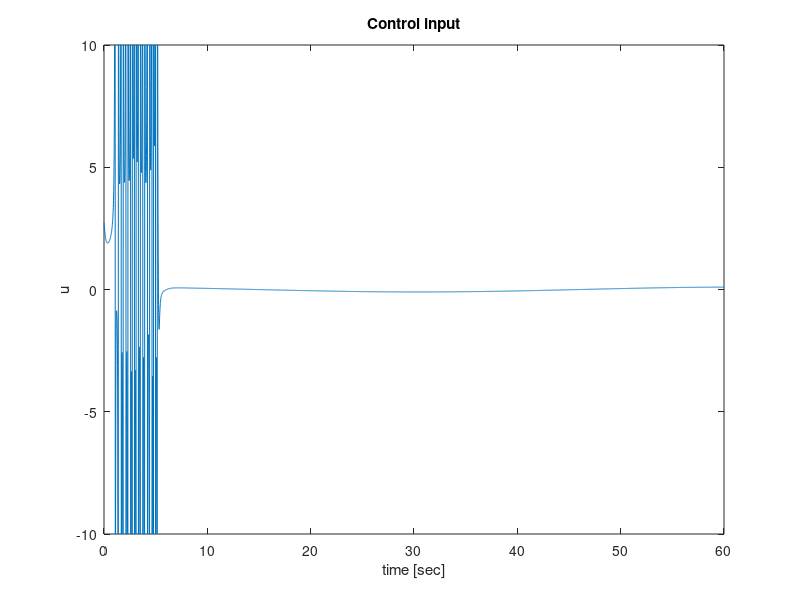
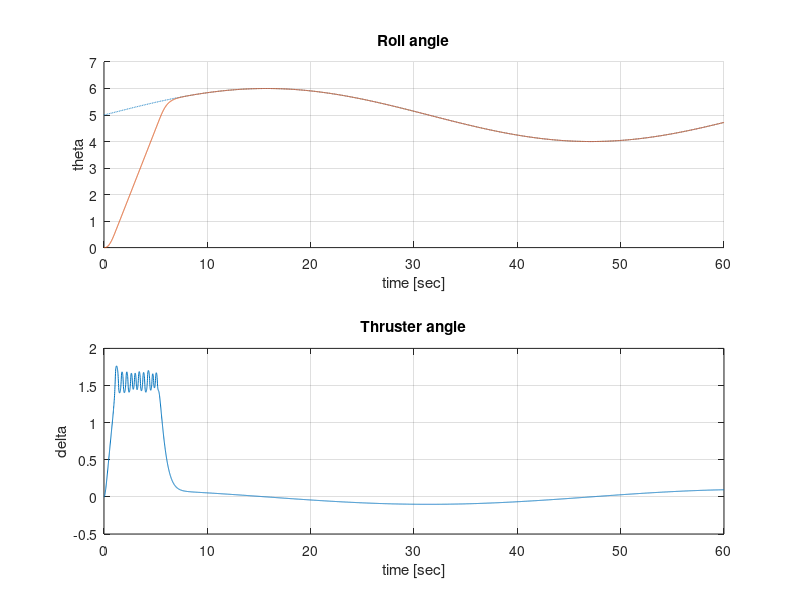

MATLAB code to generate these figures, in order:
clear all; close all; clc;

% simulation setting
tspan = 0.01;
t = 0:tspan:60;
N = size(t,2);

% variable
mu = 1;
xi = 2;
w_n = 2;

a = xi*w_n;
b = w_n^2;

% desired theta
% theta = sin(w*t)
w = 0.1;
theta = sin(w*t)+5;
theta_dot = w*cos(w*t);
theta_ddot = -w^2*sin(w*t);
theta_dddot = -w^3*cos(w*t);

x = zeros(3,N);
y = zeros(1,N);
y_dot = zeros(1,N);
y_ddot = zeros(1,N);
y_dddot = zeros(1,N);
int_y = zeros(1,N);
u = zeros(1,N);
s = zeros(1,N);
f = zeros(1,N);
g = zeros(1,N);

% control parameter
k = 10;
lambda = 3;
phi = 2;

for i = 1:N
    y(i) = x(1,i) - theta(i);
    y_dot(i) = mu*sin(x(2,i)) - theta_dot(i);
    y_ddot(i) = mu*x(3,i)*cos(x(2,i)) - theta_ddot(i);
    s(i) = y_ddot(i) + 2*lambda*y_dot(i) + lambda^2*y(i);
    f(i) = -a*mu*x(3,i)*cos(x(2,i)) - b*mu*x(2,i)*cos(x(2,i)) - mu*x(3,i)^2*sin(x(2,i)) - theta_dddot(i) + 2*lambda*y_ddot(i) + lambda^2*y_dot(i);
    g(i) = b*mu*cos(x(2,i));
    
    if s(i)>phi
        u(i) = (1/g(i))*(-f(i) - k);
    else
        if s(i)<-phi
            u(i) = (1/g(i))*(-f(i) + k);
        else
            u(i) = (1/g(i))*(-f(i) - k*s(i)/phi);
        end
    end
    if u(i)>10
        u(i) = 10;
    else if u(i)<-10
            u(i) = -10;
        end
    end
    
    % update
    x(3,i+1) = x(3,i) + tspan*(-a*x(3,i) - b*x(2,i) + b*u(i));
    x(2,i+1) = x(2,i) + tspan*x(3,i);
    x(1,i+1) = x(1,i) + tspan*(mu*sin(x(2,i)));
    
end

%% plots
figure(1);
plot(t,u)
title('Control input');
xlabel('time [sec]');
ylabel('u');

figure(2);
subplot(2,1,1)
hold on
plot(t,theta,'--')
plot(t,x(1,1:end-1))
grid on
hold off
title('Roll angle');
xlabel('time [sec]');
ylabel('theta');

subplot(2,1,2)
plot(t,x(2,1:end-1))
grid on
title('Thruster angle');
xlabel('time [sec]');
ylabel('delta');
